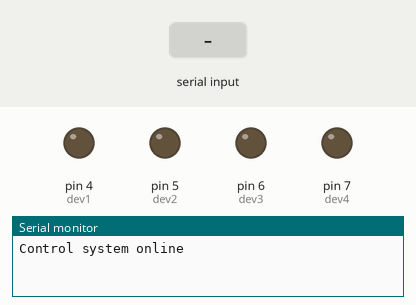
This sketch was run on a simulated Arduino Uno, built with avr-gcc and run on an emulated ATmega328P. Parts: output pins drawn as LEDs (lit = HIGH), the last lines printed to the serial monitor. Inputs (shaded band) come from the test bench.

Above: at 1.2 s.
1.3 s: byte 1 (1) received over Serial
At 2.5 s:
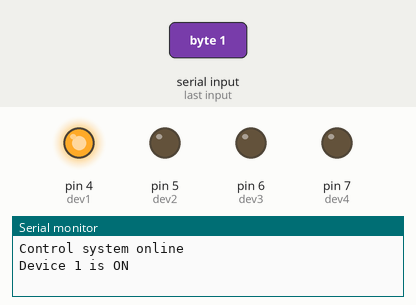
2.8 s: byte 3 (3) received over Serial
At 3.8 s:
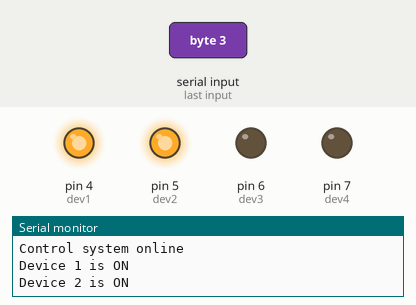
4.3 s: byte 2 (2) received over Serial
At 4.9 s:
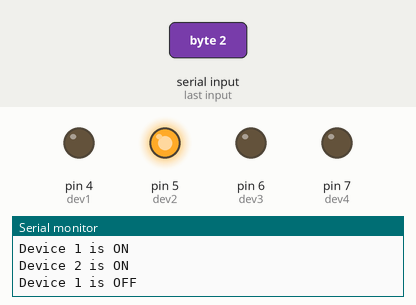
5.8 s: byte 5 (5) received over Serial
At 7.0 s:
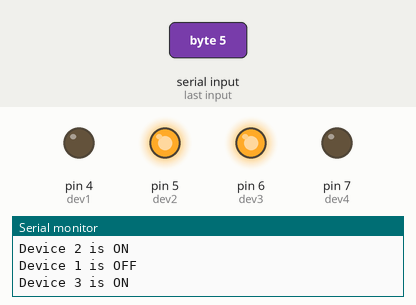
7.3 s: byte 4 (4) received over Serial
At 8.4 s:
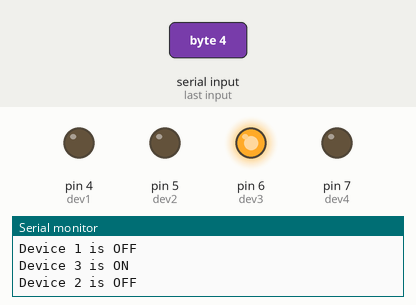
8.8 s: byte 7 (7) received over Serial
At 9.5 s:
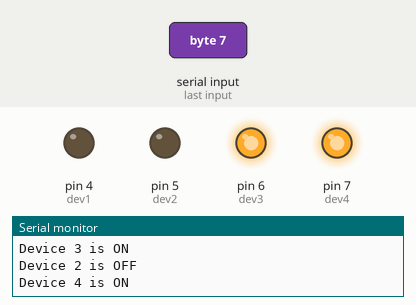
Timing chart, 0 to 11.3 s (numbered marks = the images above; inputs shaded):
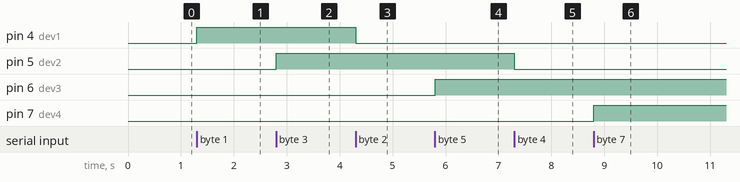

Measured:
- after the input at 1.3 s, pin 4 (dev1): LOW → HIGH at once
- after the input at 2.8 s, pin 5 (dev2): LOW → HIGH at once
- after the input at 4.3 s, pin 4 (dev1): HIGH → LOW at once
- after the input at 5.8 s, pin 6 (dev3): LOW → HIGH at once
- after the input at 7.3 s, pin 5 (dev2): HIGH → LOW at once
- after the input at 8.8 s, pin 7 (dev4): LOW → HIGH at once

The sketch:

Srishti21.ino
```cpp
/*Home appliances controlled by Bluetooth and mobile app*/

 int dev1=4;
 int dev2=5;
 int dev3=6;
 int dev4=7;

void setup() {
  // put your setup code here, to run once:
 Serial.begin(9600);
 pinMode(dev1,OUTPUT);
 pinMode(dev2,OUTPUT);
 pinMode(dev3,OUTPUT);
 pinMode(dev4,OUTPUT);
 Serial.println("Control system online");

}

void loop() {
  // put your main code here, to run repeatedly:
 if(Serial.available())
{ char x=Serial.read();
 if(x==1)
 {Serial.println("Device 1 is ON");
  digitalWrite(dev1,HIGH);
  }
 if(x==2)
 {Serial.println("Device 1 is OFF");
  digitalWrite(dev1,LOW);
  }
 if(x==3)
 {Serial.println("Device 2 is ON");
  digitalWrite(dev2,HIGH);
  }
 if(x==4)
 {Serial.println("Device 2 is OFF");
  digitalWrite(dev2,LOW);
  }
 if(x==5)
 {Serial.println("Device 3 is ON");
  digitalWrite(dev3,HIGH);
  }
 if(x==6)
 {Serial.println("Device 3 is OFF");
  digitalWrite(dev3,LOW);
  }
 if(x==7)
 {Serial.println("Device 4 is ON");
  digitalWrite(dev4,HIGH);
  }
 if(x==8)
 {Serial.println("Device 4 is OFF");
  digitalWrite(dev4,LOW);
  }
 }

}
```
